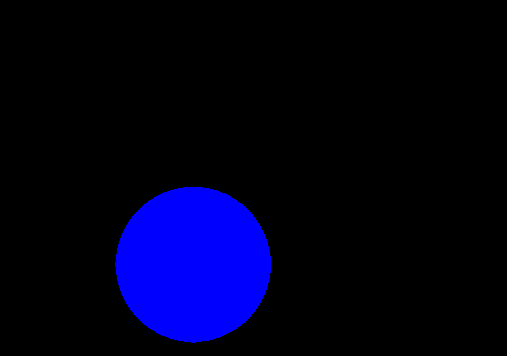
#> input picture V.A./uno.png, 507 x 356 px, found by its file name
$ python pregunta.py
#> lines starting #> are read from the running program, lines starting #| are printed output that depends on the picture; after the words box and inside, x2 and y2 are one past the last pixel; in counts of white or black regions, pixels touching at a corner belong together
import numpy as np
import cv2
from matplotlib import pyplot as plt
from scipy.spatial import distance_matrix

lis = []

def sobelOperator(img):
    container = np.copy(img)
    size = np.size(container, 0), np.size(container, 1)
    cont = 0
    for i in range(1, size[0]-1):
        for j in range(1, size[1]-1):
            gx = (-img[i-1][j-1]-2*img[i][j-1]-img[i+1][j-1])+(img[i-1][j+1]+2*img[i][j+1]+img[i+1][j+1])
            # [4 lines of commented-out code are left out]
            gy = (-img[i-1][j-1]-2*img[i-1][j]-img[i-1][j+1])+(img[i+1][j-1]+2*img[i+1][j]+img[i+1][j+1])
            if 30 < np.sqrt(gx**2 + gy**2) < 230:
                container[i][j] = 255
                cont += 1
            else:
                container[i][j] = 0

            if gx > 10 and gy > 10:
                lis.append([i,j])
    return lis

def kmeans(data, k):
    x = np.size(data, 0)
    y = np.size(data, 1)

    initial_centroids = np.random.choice(x, k, replace=False)
    centroids = data[initial_centroids]

    centroids_old = np.zeros((k, y))
    cluster_assignments = np.zeros(x)

    while (centroids_old != centroids).any():
        print('si')
        print(str(centroids))
        centroids_old = centroids.copy()

        dist_matrix = distance_matrix(data, centroids, p=2)

        for i in np.arange(x):
            d = dist_matrix[i]
            closest_centroid = (np.where(d == np.min(d)))[0][0]

            cluster_assignments[i] = closest_centroid

        for j in np.arange(k):
            Xj = data[cluster_assignments == j]
            centroids[j] = np.apply_along_axis(np.mean, axis=0, arr=Xj)

    return (centroids, cluster_assignments)


img = cv2.cvtColor(cv2.imread('/home/rocker/Documents/I.A./V.A./uno.png'), cv2.COLOR_BGR2GRAY)
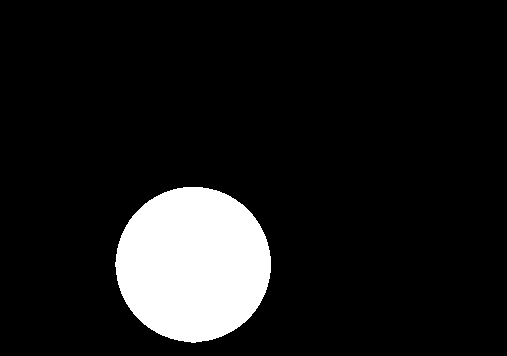
#> img: shape (356, 507); values 0 (black) and 29 (white), 10.5% white; 1 white region, box (x1, y1, x2, y2) and area: (115, 187, 271, 343) 18892
img = sobelOperator(img)
#> in sobelOperator, `size = np.size(container, 0), np.size(container, 1)`: size = (356, 507)
#> after the loop in sobelOperator, `for i in range(1, size[0]-1):`:
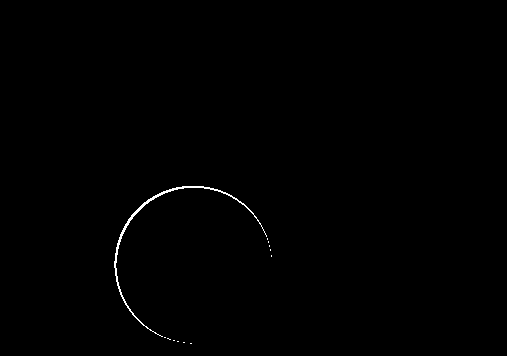
#> container: shape (356, 507); 0.35% white in thin lines or dots, all inside (x1, y1, x2, y2) = (114, 186, 272, 344)
#> after the loop in sobelOperator, `for i in range(1, size[0]-1):`: cont = 628; lis = 19134 pairs, first value 186 to 343, second value 114 to 271
#> img has the same summary as lis in sobelOperator
#print( str( np.size(img, 0)) )
data = np.copy(img)
#> data has the same summary as lis in sobelOperator
k_means_result = kmeans(data, 1)
#> in kmeans, `x = np.size(data, 0)`: x = 19134
#> in kmeans, `y = np.size(data, 1)`: y = 2
#> in kmeans, `initial_centroids = np.random.choice(x, k, replace=False)`: initial_centroids = [12571]
#> in kmeans, `centroids = data[initial_centroids]`: centroids = [[284, 148]]
#> the loop in kmeans, `while (centroids_old != centroids).any():` made 2 passes
#> centroids_old on passes 1 to 2: [[284, 148]], [[264, 193]]
#| si
#| [[284 148]]
#| si
#| [[264 193]]
#> after the loop in kmeans, `while (centroids_old != centroids).any():`: centroids = [[264, 193]]
centroids = k_means_result[0]
#> centroids = [[264, 193]]

cent = (k_means_result[1]).tolist()
#> cent = 19134 values from 0 to 0

xData = data[:,0]
#> xData = 19134 values from 186 to 343
yData = data[:,1]
#> yData = 19134 values, max 271 at index 8524, min 114 at index 8990, mean 193.1

xData = np.array(xData)
yData = np.array(yData)

xC = centroids[:,0]
#> xC = [264]
yC = centroids[:,1]
#> yC = [193]
print(type(xC))
#| <class 'numpy.ndarray'>
print('xC = '+str(centroids[:,0]))
#| xC = [264]
#plt.imshow(img2)

cluster_assignments = (k_means_result[1]).tolist()
#> cluster_assignments = 19134 values from 0 to 0

colors = ['r', 'g', 'b']
f = lambda x: colors[int(x)]
cluster_assignments = list(map(f, cluster_assignments))
#> cluster_assignments = 19134 items, first 6: 'r', 'r', 'r', 'r', 'r', 'r'

my_dpi = 96
tam = np.size(img, 0), np.size(img, 1)
#> tam = (19134, 2)
#plt.figure(figsize=(400, 400), dpi=my_dpi)

plt.xlabel('X', fontsize=12)
plt.ylabel('Y', fontsize=12)
plt.title('K-means clustering\n', fontsize=12)

plt.scatter(data[:,0], data[:,1], color=cluster_assignments, s=20)
plt.plot(264, 193, color='blue')
plt.xticks(np.arange(0, 21, 5), fontsize=12)
plt.yticks(np.arange(-5, 21, 5), fontsize=12)

plt.show()
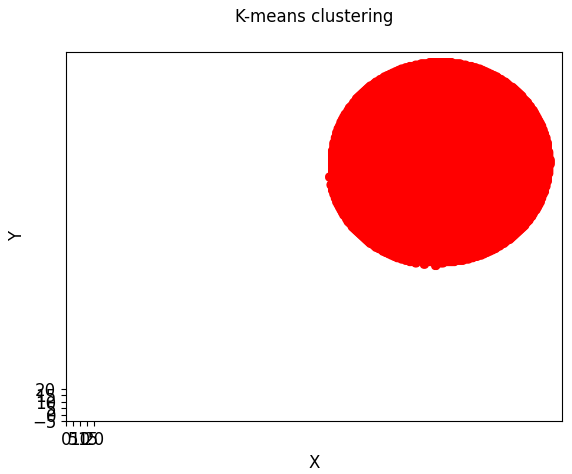
#> figure drawn by matplotlib, 1 panel


radio = 0
bandera = False

for y in range(xC.shape[0]):

    for j in xData:
        if j == xC[y]:
            bandera = True
            radio += 1

    if bandera == True:
        print('per= '+str(radio))
        radio = 0
        bandera = False
#> after the loop, radio = 0

plt.plot(xData, yData, 'ro')


#print('si'+str(data[5]))
print(type(data))
#| <class 'numpy.ndarray'>

"""
for i in data:
    if str(i) == '[264 193]':
        print(str(i))
"""


"""
i = 0
while True:
    print(str(data[xC[0],yC[i]]))
    try:
        for i in data:
            if str(i) == '[264 193]':
                print(str(data[xC[0]],[yC[i]]))
        if data[xC[0],yC[i]] in data:
            print('si')
    except:
        print('ya = '+str(i))
        break
    i += 1
"""
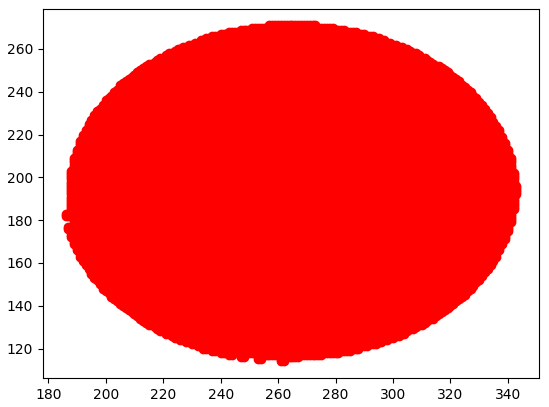
#> figure drawn by matplotlib, 1 panel
